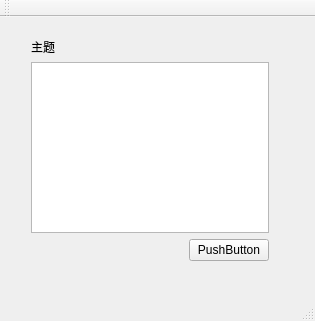
<?xml version="1.0" encoding="UTF-8"?>
<ui version="4.0">
 <class>MainWindow</class>
 <widget class="QMainWindow" name="MainWindow">
  <property name="geometry">
   <rect>
    <x>0</x>
    <y>0</y>
    <width>315</width>
    <height>321</height>
   </rect>
  </property>
  <property name="windowTitle">
   <string>MainWindow</string>
  </property>
  <widget class="QWidget" name="centralWidget">
   <widget class="QWidget" name="layoutWidget">
    <property name="geometry">
     <rect>
      <x>20</x>
      <y>10</y>
      <width>260</width>
      <height>245</height>
     </rect>
    </property>
    <layout class="QVBoxLayout" name="verticalLayout_2">
     <item>
      <layout class="QVBoxLayout" name="verticalLayout">
       <item>
        <widget class="QLabel" name="label">
         <property name="text">
          <string>主题</string>
         </property>
        </widget>
       </item>
       <item>
        <widget class="QTextEdit" name="textEdit"/>
       </item>
      </layout>
     </item>
     <item>
      <layout class="QHBoxLayout" name="horizontalLayout">
       <item>
        <spacer name="horizontalSpacer">
         <property name="orientation">
          <enum>Qt::Horizontal</enum>
         </property>
         <property name="sizeHint" stdset="0">
          <size>
           <width>40</width>
           <height>20</height>
          </size>
         </property>
        </spacer>
       </item>
       <item>
        <widget class="QPushButton" name="pushButton">
         <property name="text">
          <string>PushButton</string>
         </property>
        </widget>
       </item>
      </layout>
     </item>
    </layout>
   </widget>
  </widget>
  <widget class="QMenuBar" name="menuBar">
   <property name="geometry">
    <rect>
     <x>0</x>
     <y>0</y>
     <width>315</width>
     <height>23</height>
    </rect>
   </property>
  </widget>
  <widget class="QToolBar" name="mainToolBar">
   <attribute name="toolBarArea">
    <enum>TopToolBarArea</enum>
   </attribute>
   <attribute name="toolBarBreak">
    <bool>false</bool>
   </attribute>
  </widget>
  <widget class="QStatusBar" name="statusBar"/>
 </widget>
 <layoutdefault spacing="6" margin="11"/>
 <resources/>
 <connections/>
</ui>
